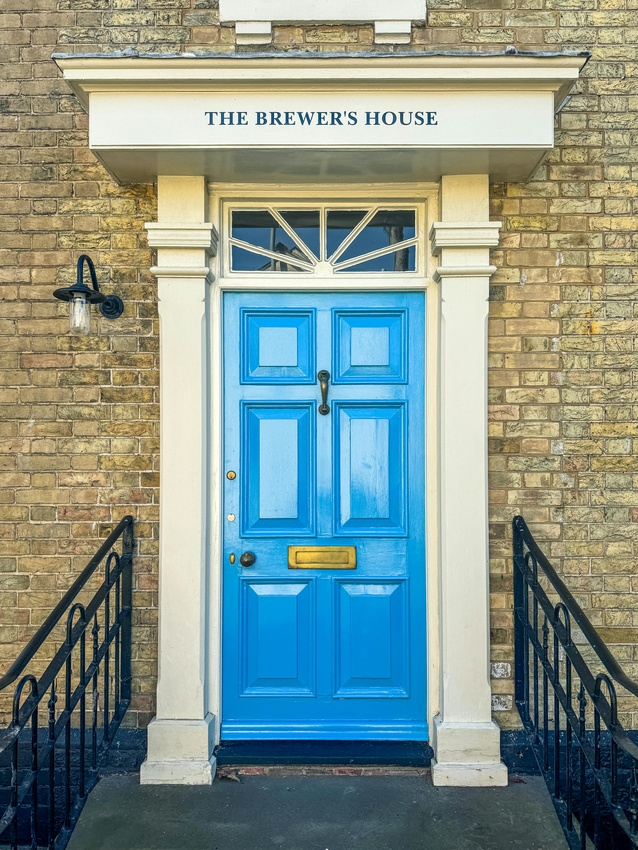
#> input picture images/door.jpg, 638 x 850 px, shrunk from 4284 x 5712 before the run
$ jupyter execute 6_3_histogram.ipynb
#> lines starting #> are read from the running program, lines starting #| are printed output that depends on the picture; after the words box and inside, x2 and y2 are one past the last pixel; in counts of white or black regions, pixels touching at a corner belong together
# 6.3 히스토그램

## 6.3.1 히스토그램 개념

히스토그램이란 어떤 데이터들이 얼마나 많은지를 도수(빈도수) 분포표를 그래프로 그린 것이다.
이는 화소의 분포를 나타내는 지표이므로 분포를 알면 영상의 특성을 판단할 도구가 될 수 있다.

## 6.3.2 히스토그램 게산
화소 값을 화소값이 가질 수 있는 범위에 대하여 빈도 수를 저장하면 된다. 그리고 이를 막대 그래프로 그린다.

[cell 1]
import numpy as np, cv2
import matplotlib.pyplot as plt

[cell 2]
def calc_histo(img, histSize, ranges=[0,256]):
    hist = np.zeros((histSize, 1), np.float32)
    gap = ranges[1] / histSize

    for row in img:
        for pix in row:
            idx = int(pix / gap)
            hist[idx] += 1

    return hist

## 6.3.3 OpenCV 함수 활용
calcHist() 함수를 이용하면 다채녈의 행렬에서도 다차원의 히스토그램을 구할 수 있다.
https://docs.opencv.org/3.4/d6/dc7/group__imgproc__hist.html

[cell 3]
img = cv2.imread("../images/door.jpg", cv2.IMREAD_GRAYSCALE)
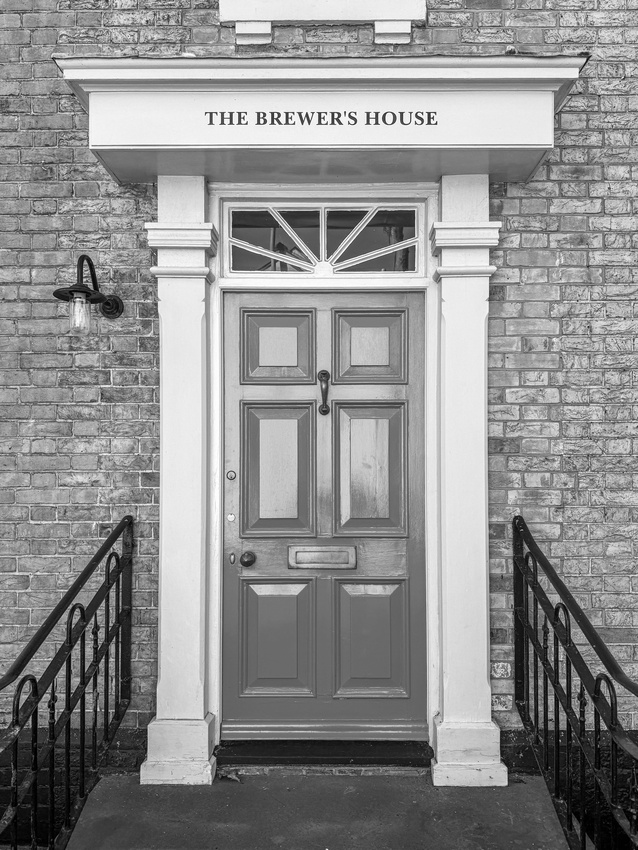
#> img: shape (850, 638); min 0, max 255, mean 142.4

histSize, ranges = [32], [0, 256]
gap = ranges[1] / histSize[0]
ranges_gap = np.arange(0, ranges[1] + 1, gap)
hist1 = calc_histo(img, histSize[0], ranges)
#> after the loop in calc_histo, `for row in img:`: hist = 32 values, max 37743 at index 29, min 3096 at index 31, mean 16946.9
#> hist1 has the same summary as hist in calc_histo
hist2 = cv2.calcHist([img], [0], None, histSize, ranges)
#> hist2 has the same summary as hist in calc_histo
hist3, bins = np.histogram(img, ranges_gap)
#> hist3 has the same summary as hist in calc_histo; bins = 33 values from 0 to 256

print("User Func: ", hist1.flatten())
#| User Func:  [ 3463.  4837.  6499.  8857.  9958.  8694.  6919.  8715. 18064. 16910.
#|  12251. 12002. 23070. 30243. 28240. 25185. 22886. 25685. 27006. 26697.
#|  24235. 20562. 17808. 18074. 22335. 17987. 13927. 13534. 18467. 37743.
#|   8351.  3096.]
print("OpenCV Func: ", hist2.flatten())
#| OpenCV Func:  [ 3463.  4837.  6499.  8857.  9958.  8694.  6919.  8715. 18064. 16910.
#|  12251. 12002. 23070. 30243. 28240. 25185. 22886. 25685. 27006. 26697.
#|  24235. 20562. 17808. 18074. 22335. 17987. 13927. 13534. 18467. 37743.
#|   8351.  3096.]
print("numpy Func: ", hist3)
#| numpy Func:  [ 3463  4837  6499  8857  9958  8694  6919  8715 18064 16910 12251 12002
#|  23070 30243 28240 25185 22886 25685 27006 26697 24235 20562 17808 18074
#|  22335 17987 13927 13534 18467 37743  8351  3096]

[cell 4]
def draw_histo(hist, shape=(200, 256)):
    hist_img = np.full(shape, 255, np.uint8)
    cv2.normalize(hist, hist, 0, shape[0], cv2.NORM_MINMAX)
    gap = hist_img.shape[1] / hist_img.shape[0]
    hist = hist.flatten()

    for i, h in enumerate(hist):
        x = int(round(i * gap))
        w = int(round(gap))
        cv2.rectangle(hist_img, (x, 0, w, int(h)), 0, cv2.FILLED)

    return cv2.flip(hist_img, 0)

[cell 5]
img = cv2.imread("../images/bench.jpg", cv2.IMREAD_GRAYSCALE)
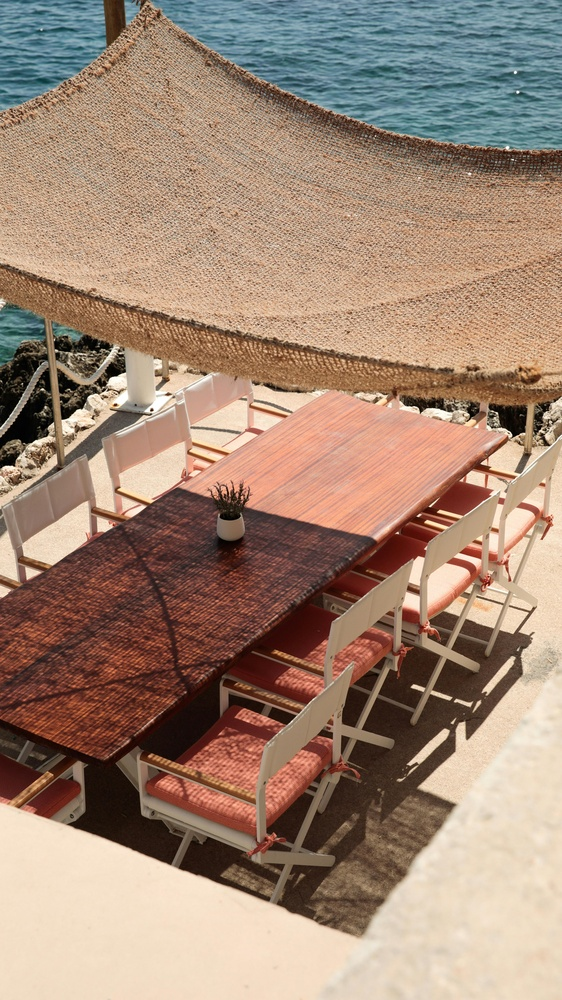
#> input picture images/bench.jpg, 562 x 1000 px, shrunk from 3780 x 6720 before the run
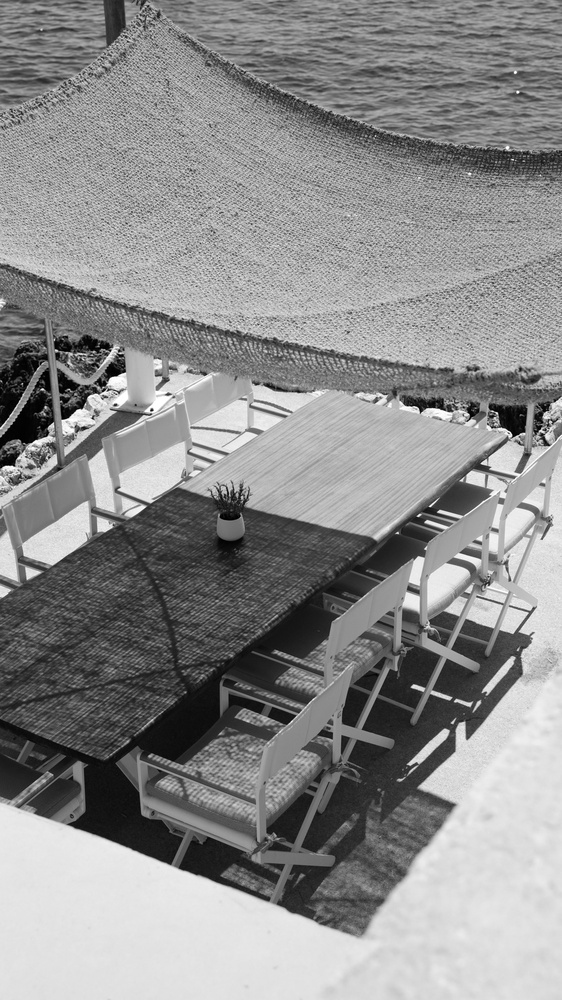
#> img: shape (1000, 562); min 0, max 255, mean 140.5

hist = cv2.calcHist([img], [0], None, [32], [0, 256])
#> hist = 32 values, max 60344 at index 28, min 696 at index 31, mean 17562.5
hist_img = draw_histo(hist)
#> in draw_histo, `hist = hist.flatten()`: hist = 32 values, max 200 at index 28, min -9.69e-08 at index 31, mean 56.55
#> the loop in draw_histo, `for i, h in enumerate(hist):` made 32 passes
#> (h, x) on passes 1 to 12: (5.7, 0), (13.33, 1), (28.13, 3), (33.63, 4), (42.42, 5), (42.76, 6), (49.99, 8), (56.14, 9), (57.8, 10), (56.27, 12), (54.08, 13), (51.17, 14)
#> after the loop in draw_histo, `for i, h in enumerate(hist):`:
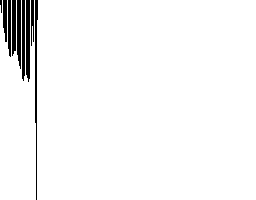
#> hist_img: shape (200, 256); 96.5% white; 9 black regions (1 under 20 px), largest, box (x1, y1, x2, y2) and area: (35, 0, 38, 200) 343, (26, 0, 30, 82) 314, (17, 0, 21, 69) 251
#> in draw_histo, `return cv2.flip(hist_img, 0)`: returned value: shape (200, 256); 96.5% white; 9 black regions (1 under 20 px), largest, box (x1, y1, x2, y2) and area: (35, 0, 38, 200) 343, (26, 118, 30, 200) 314, (17, 131, 21, 200) 251

fig = plt.figure(num = 1, figsize=(8, 4))
plt.imshow(hist_img, cmap='gray')
plt.title("bench histogram")
plt.axis('off')
plt.tight_layout()

색상 히스토그램 그리기 6.4.4

[cell 6]
def make_palette(rows):
    hue = [round(i * 180 / rows) for i in range(rows)]

## 6.3.4 히스토그램 스트래칭
명암도 영상에서 영상이 선명하고 깨끗해 보이기 위해서 어두운 부분에서 밝은 부분이 고루 분포 되어야 함 하지만 고루 분포되어 있지 않으면 히스토그램의 분포가 좁아서 대비가 좋지 않다 그래서 히스토그램 스트래칭을 해주어 화질 개선을 꾀한다.

스트래칭을 하는 법은 대상이 되는 가장 낮거나 높은 화소값의 위치를 알아야 하고 낮은 값을 0으로 높은 값을 255로 당겨야 한다 그리고 중간에 있는 값들은 비율에 따라 화소값의 위치를 조정한다. 이를 수식으로 나타내면 (새 화소값) = (화소값 - LOW) * 255 / (HIGH - LOW) = (화소값 - LOW) / delta(x)

[cell 7]
def search_value_idx(hist, bias = 0):
    for i in range(hist.shape[0]):
        idx = np.abs(bias - i)
        if hist[idx] > 0: return idx
    return -1

img = cv2.imread("../images/door.jpg", cv2.IMREAD_GRAYSCALE)

bsize, ranges = [64], [0, 256]
hist = cv2.calcHist([img], [0], None, bsize, ranges)
#> hist = 64 values, max 23145 at index 58, min 1201 at index 63, mean 8473.4

bin_width = ranges[1]/bsize[0]
low = search_value_idx(hist, 0) * bin_width
#> low = 0
high = search_value_idx(hist, bsize[0] - 1) * bin_width
#> high = 252

idx = np.arange(0, 256)
idx = (idx - low) / (high - low) * 255
#> idx = 256 values from 0 to 258
idx[0:int(low)] = 0
idx[int(high+1):] = 255

dst = cv2.LUT(img, idx.astype('uint8'))

hist_dst = cv2.calcHist([dst], [0], None, bsize, ranges)
#> hist_dst = 64 values, max 21560 at index 59, min 1674 at index 0, mean 8473.4
hist_img = draw_histo(hist, (200, 360))
#> call 2 of draw_histo, with hist = array of shape (64, 1), shape = (200, 360)
#> in draw_histo (call 2), `hist = hist.flatten()`: hist = 64 values, max 200 at index 58, min -3.73e-08 at index 63, mean 66.28
#> the loop in draw_histo (call 2), `for i, h in enumerate(hist):` made 64 passes
#> (h, x) on passes 1 to 12: (4.31, 0), (5.36, 2), (9.64, 4), (12.55, 5), (16.11, 7), (21.23, 9), (25.71, 11), (33.12, 13), (36.62, 14), (32.25, 16), (31.27, 18), (26.08, 20)
#> after the loop in draw_histo (call 2), `for i, h in enumerate(hist):`: hist_img: shape (200, 360); 89.4% white; 1 black region, box (x1, y1, x2, y2) and area: (0, 0, 114, 200) 7640
#> in draw_histo (call 2), `return cv2.flip(hist_img, 0)`:
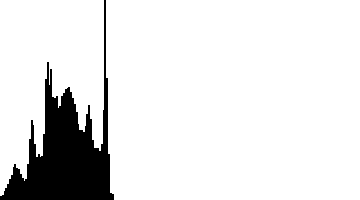
#> returned value: shape (200, 360); 89.4% white; 1 black region, box (x1, y1, x2, y2) and area: (0, 0, 114, 200) 7640
hist_dst_img = draw_histo(hist_dst, (200, 360))
#> call 3 of draw_histo, with hist = array of shape (64, 1), shape = (200, 360)
#> in draw_histo (call 3), `hist = hist.flatten()`: hist = 64 values, max 200 at index 59, min 2.01e-07 at index 0, mean 68.38
#> the loop in draw_histo (call 3), `for i, h in enumerate(hist):` made 64 passes
#> (h, x) on passes 1 to 12: (2.01e-07, 0), (1.16, 2), (5.88, 4), (9.09, 5), (13.02, 7), (18.67, 9), (23.61, 11), (31.79, 13), (35.65, 14), (30.83, 16), (29.75, 18), (24.02, 20)
#> after the loop in draw_histo (call 3), `for i, h in enumerate(hist):`:
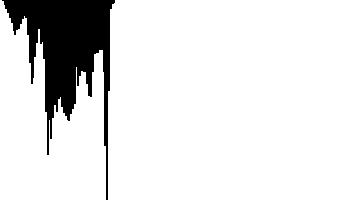
#> hist_img: shape (200, 360); 89% white; 1 black region, box (x1, y1, x2, y2) and area: (2, 0, 115, 200) 7912

print("high_v: ", high, "low_v: ", low)
#| high_v:  252.0 low_v:  0.0

titles = ['img', 'dst', 'hist_img', 'hist_dst_img']

fig, axs = plt.subplots(nrows=2, ncols=2, figsize=(6, 6))

for ax, title in zip(axs.flat, titles):
    ax.imshow(eval(title), cmap='gray')
    ax.set_title(title)
    ax.axis('off')

plt.tight_layout()
plt.show()

## 6.3.5 히스토그램 평활화
인간의 눈은 영상의 대비가 증가할 때 인지도가 향상된다. 그래서 평활화 알고리즘을 이용해서 분포의 균등을 이용해 명암 대비를 증가시켜 인지도 향상과 화질 개선을 할 수 있다.
히스토그램 스트래칭은 히스토그램의 분포가 좁은 영상을 스트레칭하여 히스토그램의 분포를 넓게 만들지만, 분포가 좁지는 않지만 특정 부분에서 한쪽으로 치우친 명암 분포를 가진 영상은 스트레칭으로 해결할 수 없다.
그래서 특정 부분에서만 한쪽으로 치우친 명암 분포를 가진 영상을 히스토그램의 재분배 과정을 거쳐 균등한 히스토그램 분포를 갖게 한다. 이를 히스토그램 평활화 라고 한다.

수행 과정은 아래와 같다.
1. 영상의 히스토그램을 계산한다.
2. 히스토그램 빈도값에서 누적 빈도수(누적합)를 계산한다.
=> 이 과정은 어떤 화소 값에서 최소 화소 값까지의 합으로 알 수 있어 어떤 화소 값이 어디 위치에 있는지 알 수 있다. 예를 들어 같은 화소 값 200이라 해도 이미지와 누적 합에 따라 상위 1%가 될 수 있고 상위 10%가 될 수 있듯이 어떤 값의 순위를 알 수 있다.
3. 누적 빈도수를 정규화(정규화 누적합)한다.
4. 결과 화소값 = 정규화 누적합 * 최대 화소값

OpenCV의 함수 equalizeHist()를 이용한다. 설명은 위 6.3.3 링크 참고

[cell 8]
img = cv2.imread("../images/timetable.jpg", cv2.IMREAD_GRAYSCALE)
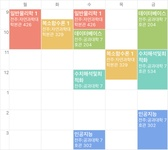
#> input picture images/timetable.jpg, 168 x 150 px, shrunk from 1131 x 1005 before the run
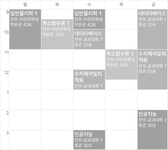
#> img: shape (150, 168); min 147, max 255, mean 227.9

bsize, ranges = [256], [0, 256]
hist = cv2.calcHist([img], [0], None, bsize, ranges)
#> hist = 256 values, max 11628 at index 255, min 0 at index 0, mean 98.44

accum_hist = np.zeros(hist.shape[:2], np.float32)
#> accum_hist = 256 values from 0 to 0
accum_hist[0] = hist[0]
for i in range(1, hist.shape[0]):
    accum_hist[i] = accum_hist[i - 1] + hist[i]
#> after the loop, accum_hist = 256 values from 0 to 25200

accum_hist = (accum_hist / sum(hist)) * 255
#> accum_hist = 256 values from 0 to 255
dst1 = [[accum_hist[val] for val in row] for row in img]
#> dst1 = 150 items
dst1 = np.array(dst1, np.uint8)
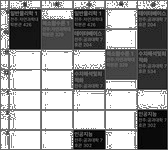
#> dst1: shape (150, 168, 1); min 0, max 255, mean 155.3

dst2 = cv2.equalizeHist(img)
hist1 = cv2.calcHist([dst1], [0], None, bsize, ranges)
#> hist1 = 256 values, max 11628 at index 255, min 0 at index 5, mean 98.44
hist2 = cv2.calcHist([dst2], [0], None, bsize, ranges)
#> hist2 = 256 values, max 11628 at index 255, min 0 at index 6, mean 98.44

hist_img = draw_histo(hist)
#> after the loop in draw_histo (call 4), `for i, h in enumerate(hist):`: hist_img: shape (200, 256); 99.8% white; black in thin lines or dots, all inside (x1, y1, x2, y2) = (200, 0, 256, 11)
#> in draw_histo (call 4), `return cv2.flip(hist_img, 0)`: returned value: shape (200, 256); 99.8% white; black in thin lines or dots, all inside (x1, y1, x2, y2) = (200, 189, 256, 200)
hist_img1 = draw_histo(hist1)
#> after the loop in draw_histo (call 5), `for i, h in enumerate(hist):`: hist_img: shape (200, 256); 99.6% white; black in thin lines or dots, all inside (x1, y1, x2, y2) = (0, 0, 176, 19)
#> in draw_histo (call 5), `return cv2.flip(hist_img, 0)`: returned value: shape (200, 256); 99.6% white; black in thin lines or dots, all inside (x1, y1, x2, y2) = (0, 181, 176, 200)
hist_img2 = draw_histo(hist2)
#> in draw_histo (call 6), `hist = hist.flatten()`: hist = 256 values, max 200 at index 255, min 0 at index 6, mean 1.69
#> the loop in draw_histo (call 6), `for i, h in enumerate(hist):` made 256 passes
#> (h, x) on passes 1 to 3: (0.74, 0), (1.2, 1), (1.77, 3)
#> after the loop in draw_histo (call 6), `for i, h in enumerate(hist):`: hist_img: shape (200, 256); 99.6% white; black in thin lines or dots, all inside (x1, y1, x2, y2) = (1, 0, 176, 19)
#> in draw_histo (call 6), `return cv2.flip(hist_img, 0)`:
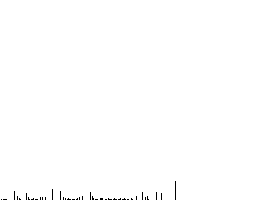
#> returned value: shape (200, 256); 99.6% white; black in thin lines or dots, all inside (x1, y1, x2, y2) = (1, 181, 176, 200)

titles = ['img', 'hist_img', 'dst1', 'hist_img1', 'dst2', 'hist_img2']

fig, axs = plt.subplots(nrows=3, ncols=2, figsize=(9, 6))

for ax, title in zip(axs.flat, titles):
    ax.imshow(eval(title), cmap='gray')
    ax.set_title(title)
    ax.axis('off')

plt.tight_layout()
plt.show()
